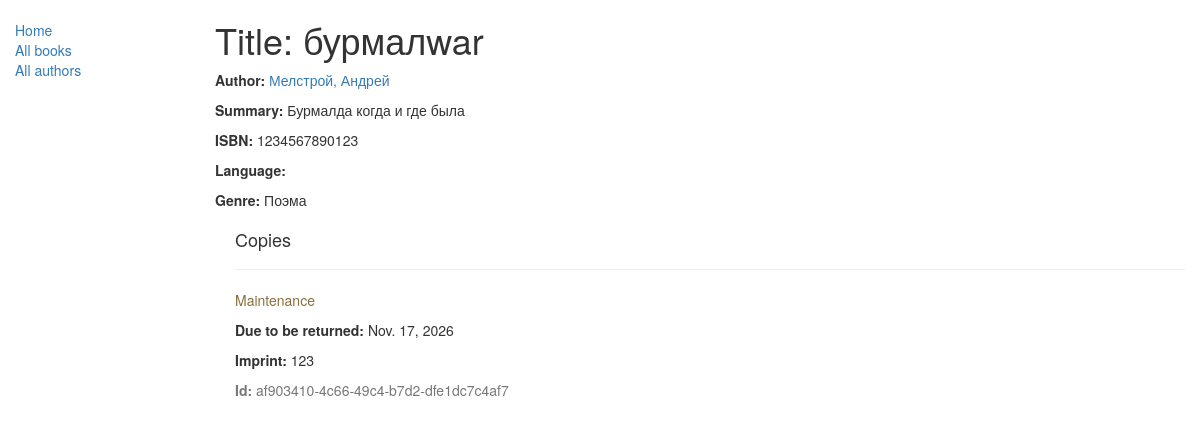
/catalog/book/1, run on the app's committed database.
### catalog/models.py (models this page shows, shortened)
class Book(models.Model):
    title = models.CharField(max_length=200)
    author = models.ForeignKey('Author', on_delete=models.SET_NULL, null=True)
    summary = models.TextField(max_length=1000, help_text="Enter a brief description of the book")
    isbn = models.CharField('ISBN',max_length=13, help_text='13 Character <a href="https://www.isbn-international.org/content/what-isbn">ISBN number</a>')
    genre = models.ManyToManyField(Genre, help_text="Select a genre for this book")
    def display_genre(self):
        """
        Creates a string for the Genre. This is required to display genre in Admin.
        """
        return ', '.join([genre.name for genre in self.genre.all()[:3]])
    display_genre.short_description = 'Genre'

class Author(models.Model):
    first_name = models.CharField(max_length=100)
    last_name = models.CharField(max_length=100)
    date_of_birth = models.DateField(null=True, blank=True)
    date_of_death = models.DateField('Died', null=True, blank=True)
    def __str__(self):
        return '%s, %s' % (self.last_name, self.first_name)

class Genre(models.Model):
    name = models.CharField(max_length=200, help_text="Enter a book genre (e.g. Science Fiction, French Poetry etc.)")
    def __str__(self):
        return self.name

class BookInstance(models.Model):
    id = models.UUIDField(primary_key=True, default=uuid.uuid4, help_text="Unique ID for this particular book across whole library")
    book = models.ForeignKey('Book', on_delete=models.SET_NULL, null=True)
    imprint = models.CharField(max_length=200)
    due_back = models.DateField(null=True, blank=True)
    LOAN_STATUS = (
        ('m', 'Maintenance'),
        ('o', 'On loan'),
        ('a', 'Available'),
        ('r', 'Reserved'),
    )
    status = models.CharField(max_length=1, choices=LOAN_STATUS, blank=True, default='m', help_text='Book availability')
    class Meta:
        ordering = ["due_back"]

### catalog/views.py (the view)
# urls.py: re_path(r'^book/(?P<pk>\d+)$', views.BookDetailView.as_view(), name='book-detail'),
class BookDetailView(generic.DetailView):
    model = Book

### catalog/templates/catalog/book_detail.html (shortened to what this page needs)
{% extends "base_generic.html" %}
{% block content %}
  <h1>Title: {{ book.title }}</h1>
  <p><strong>Author:</strong> <a href="{% url 'author-detail' book.author.pk %}">{{ book.author }}</a></p>
  <p><strong>Summary:</strong> {{ book.summary }}</p>
  <p><strong>ISBN:</strong> {{ book.isbn }}</p>
  <p><strong>Language:</strong> {{ book.language }}</p>
  <p><strong>Genre:</strong> {% for genre in book.genre.all %} {{ genre }}{% if not forloop.last %}, {% endif %}{% endfor %}</p>
  <div style="margin-left:20px;margin-top:20px">
    <h4>Copies</h4>
    {% for copy in book.bookinstance_set.all %}
    <hr>
    <p class="{% if copy.status == 'a' %}text-success{% elif copy.status == 'd' %}text-danger{% else %}text-warning{% endif %}">{{ copy.get_status_display }}</p>
    {% if copy.status != 'a' %}<p><strong>Due to be returned:</strong> {{copy.due_back}}</p>{% endif %}
    <p><strong>Imprint:</strong> {{copy.imprint}}</p>
    <p class="text-muted"><strong>Id:</strong> {{copy.id}}</p>
    {% endfor %}
  </div>
{% endblock %}

### data on the page
Book: title "бурмалwar", author "Мелстрой, Андрей", summary "Бурмалда когда и где была", isbn "1234567890123"
Genre: name "Поэма"
BookInstance: status "Maintenance", due_back "Nov. 17, 2026", imprint "123", id "af903410-4c66-49c4-b7d2-dfe1dc7c4af7"
